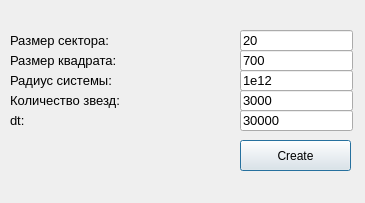
<?xml version="1.0" encoding="UTF-8"?>
<ui version="4.0">
 <class>CreateGalaxyWindow</class>
 <widget class="QDialog" name="CreateGalaxyWindow">
  <property name="geometry">
   <rect>
    <x>0</x>
    <y>0</y>
    <width>365</width>
    <height>203</height>
   </rect>
  </property>
  <property name="windowTitle">
   <string>Dialog</string>
  </property>
  <widget class="QLabel" name="label_2">
   <property name="geometry">
    <rect>
     <x>10</x>
     <y>30</y>
     <width>161</width>
     <height>20</height>
    </rect>
   </property>
   <property name="font">
    <font>
     <pointsize>10</pointsize>
    </font>
   </property>
   <property name="text">
    <string>Размер сектора:</string>
   </property>
  </widget>
  <widget class="QLabel" name="label_3">
   <property name="geometry">
    <rect>
     <x>10</x>
     <y>50</y>
     <width>161</width>
     <height>20</height>
    </rect>
   </property>
   <property name="font">
    <font>
     <pointsize>10</pointsize>
    </font>
   </property>
   <property name="text">
    <string>Размер квадрата:</string>
   </property>
  </widget>
  <widget class="QLabel" name="label_4">
   <property name="geometry">
    <rect>
     <x>10</x>
     <y>90</y>
     <width>211</width>
     <height>20</height>
    </rect>
   </property>
   <property name="font">
    <font>
     <pointsize>10</pointsize>
    </font>
   </property>
   <property name="text">
    <string>Количество звезд:</string>
   </property>
  </widget>
  <widget class="QLabel" name="label_5">
   <property name="geometry">
    <rect>
     <x>10</x>
     <y>70</y>
     <width>161</width>
     <height>20</height>
    </rect>
   </property>
   <property name="font">
    <font>
     <pointsize>10</pointsize>
    </font>
   </property>
   <property name="text">
    <string>Радиус системы:</string>
   </property>
  </widget>
  <widget class="QLineEdit" name="sectorSize">
   <property name="geometry">
    <rect>
     <x>240</x>
     <y>30</y>
     <width>113</width>
     <height>21</height>
    </rect>
   </property>
   <property name="font">
    <font>
     <pointsize>10</pointsize>
    </font>
   </property>
   <property name="text">
    <string>20</string>
   </property>
  </widget>
  <widget class="QLineEdit" name="rectSize">
   <property name="geometry">
    <rect>
     <x>240</x>
     <y>50</y>
     <width>113</width>
     <height>21</height>
    </rect>
   </property>
   <property name="font">
    <font>
     <pointsize>10</pointsize>
    </font>
   </property>
   <property name="text">
    <string>700</string>
   </property>
  </widget>
  <widget class="QLineEdit" name="systemRadius">
   <property name="geometry">
    <rect>
     <x>240</x>
     <y>70</y>
     <width>113</width>
     <height>21</height>
    </rect>
   </property>
   <property name="font">
    <font>
     <pointsize>10</pointsize>
    </font>
   </property>
   <property name="text">
    <string>1e12</string>
   </property>
  </widget>
  <widget class="QLineEdit" name="countStars">
   <property name="geometry">
    <rect>
     <x>240</x>
     <y>90</y>
     <width>113</width>
     <height>21</height>
    </rect>
   </property>
   <property name="font">
    <font>
     <pointsize>10</pointsize>
    </font>
   </property>
   <property name="text">
    <string>3000</string>
   </property>
  </widget>
  <widget class="QPushButton" name="createButton">
   <property name="geometry">
    <rect>
     <x>240</x>
     <y>140</y>
     <width>111</width>
     <height>31</height>
    </rect>
   </property>
   <property name="text">
    <string>Create</string>
   </property>
  </widget>
  <widget class="QLabel" name="label_6">
   <property name="geometry">
    <rect>
     <x>10</x>
     <y>110</y>
     <width>211</width>
     <height>20</height>
    </rect>
   </property>
   <property name="font">
    <font>
     <pointsize>10</pointsize>
    </font>
   </property>
   <property name="text">
    <string>dt:</string>
   </property>
  </widget>
  <widget class="QLineEdit" name="DT">
   <property name="geometry">
    <rect>
     <x>240</x>
     <y>110</y>
     <width>113</width>
     <height>21</height>
    </rect>
   </property>
   <property name="font">
    <font>
     <pointsize>10</pointsize>
    </font>
   </property>
   <property name="text">
    <string>30000</string>
   </property>
  </widget>
 </widget>
 <resources/>
 <connections/>
</ui>
